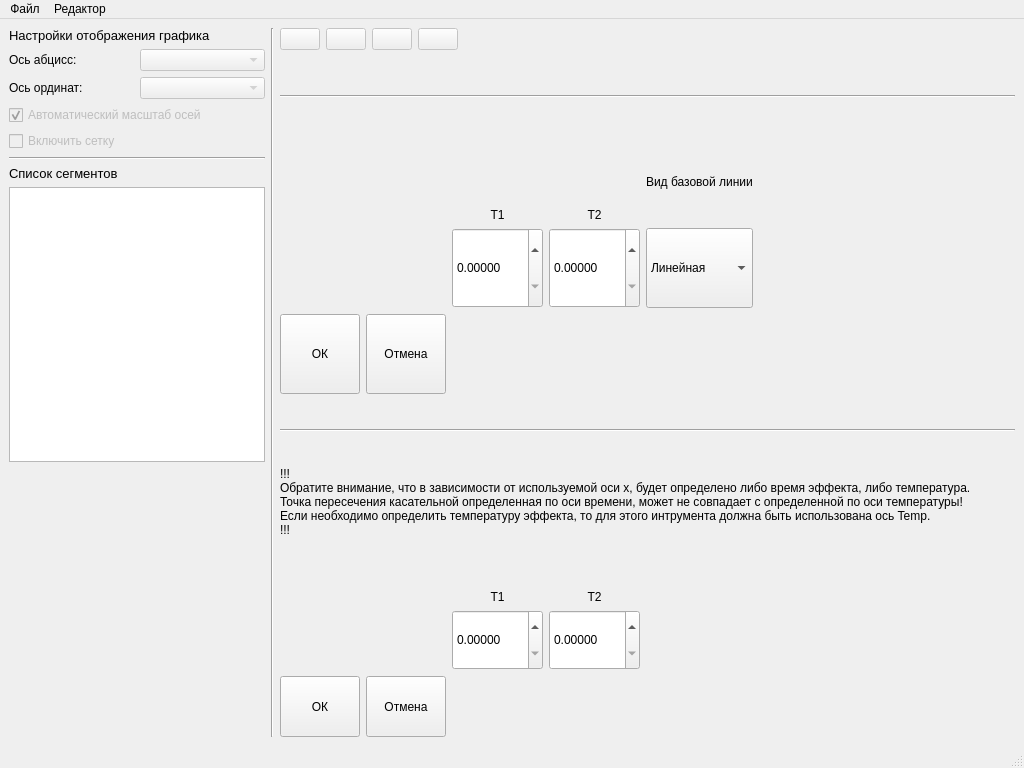
<?xml version="1.0" encoding="UTF-8"?>
<ui version="4.0">
 <class>MainWindow</class>
 <widget class="QMainWindow" name="MainWindow">
  <property name="geometry">
   <rect>
    <x>0</x>
    <y>0</y>
    <width>1024</width>
    <height>768</height>
   </rect>
  </property>
  <property name="windowTitle">
   <string>Fusion Analysis</string>
  </property>
  <widget class="QWidget" name="centralwidget">
   <layout class="QGridLayout" name="gridLayout_2" columnstretch="0,0,0">
    <item row="0" column="2">
     <layout class="QGridLayout" name="rightpanel" rowstretch="0,0,0,0,0,1">
      <item row="2" column="0">
       <layout class="QGridLayout" name="peaktoolLayout">
        <property name="sizeConstraint">
         <enum>QLayout::SetMinimumSize</enum>
        </property>
        <item row="4" column="1">
         <widget class="QPushButton" name="btn_peaktool_ok">
          <property name="sizePolicy">
           <sizepolicy hsizetype="Preferred" vsizetype="Preferred">
            <horstretch>0</horstretch>
            <verstretch>0</verstretch>
           </sizepolicy>
          </property>
          <property name="text">
           <string>ОК</string>
          </property>
         </widget>
        </item>
        <item row="3" column="6">
         <spacer name="horizontalSpacer_2">
          <property name="orientation">
           <enum>Qt::Horizontal</enum>
          </property>
          <property name="sizeHint" stdset="0">
           <size>
            <width>40</width>
            <height>20</height>
           </size>
          </property>
         </spacer>
        </item>
        <item row="4" column="2">
         <widget class="QPushButton" name="btn_peaktool_cancel">
          <property name="sizePolicy">
           <sizepolicy hsizetype="Preferred" vsizetype="Preferred">
            <horstretch>0</horstretch>
            <verstretch>0</verstretch>
           </sizepolicy>
          </property>
          <property name="text">
           <string>Отмена</string>
          </property>
         </widget>
        </item>
        <item row="1" column="4">
         <widget class="QLabel" name="label_T2">
          <property name="text">
           <string>T2</string>
          </property>
          <property name="alignment">
           <set>Qt::AlignBottom|Qt::AlignHCenter</set>
          </property>
         </widget>
        </item>
        <item row="3" column="3">
         <widget class="MySpinBox" name="spinbox_T1">
          <property name="sizePolicy">
           <sizepolicy hsizetype="Preferred" vsizetype="Preferred">
            <horstretch>0</horstretch>
            <verstretch>0</verstretch>
           </sizepolicy>
          </property>
          <property name="decimals">
           <number>5</number>
          </property>
          <property name="maximum">
           <double>2000.000000000000000</double>
          </property>
          <property name="singleStep">
           <double>0.100000000000000</double>
          </property>
         </widget>
        </item>
        <item row="1" column="3">
         <widget class="QLabel" name="label_T1">
          <property name="sizePolicy">
           <sizepolicy hsizetype="Preferred" vsizetype="Preferred">
            <horstretch>0</horstretch>
            <verstretch>0</verstretch>
           </sizepolicy>
          </property>
          <property name="text">
           <string>T1</string>
          </property>
          <property name="alignment">
           <set>Qt::AlignBottom|Qt::AlignHCenter</set>
          </property>
         </widget>
        </item>
        <item row="0" column="1" colspan="6">
         <widget class="Line" name="line">
          <property name="sizePolicy">
           <sizepolicy hsizetype="Preferred" vsizetype="Preferred">
            <horstretch>0</horstretch>
            <verstretch>0</verstretch>
           </sizepolicy>
          </property>
          <property name="orientation">
           <enum>Qt::Horizontal</enum>
          </property>
         </widget>
        </item>
        <item row="3" column="4">
         <widget class="MySpinBox" name="spinbox_T2">
          <property name="sizePolicy">
           <sizepolicy hsizetype="Preferred" vsizetype="Preferred">
            <horstretch>0</horstretch>
            <verstretch>0</verstretch>
           </sizepolicy>
          </property>
          <property name="decimals">
           <number>5</number>
          </property>
          <property name="maximum">
           <double>2000.000000000000000</double>
          </property>
          <property name="singleStep">
           <double>0.100000000000000</double>
          </property>
         </widget>
        </item>
        <item row="1" column="5">
         <widget class="QLabel" name="label_2">
          <property name="text">
           <string>Вид базовой линии</string>
          </property>
         </widget>
        </item>
        <item row="3" column="5">
         <widget class="QComboBox" name="combobox_baselinetype">
          <property name="sizePolicy">
           <sizepolicy hsizetype="Preferred" vsizetype="Preferred">
            <horstretch>0</horstretch>
            <verstretch>0</verstretch>
           </sizepolicy>
          </property>
          <item>
           <property name="text">
            <string>Линейная</string>
           </property>
          </item>
          <item>
           <property name="text">
            <string>Безье</string>
           </property>
          </item>
         </widget>
        </item>
       </layout>
      </item>
      <item row="5" column="0">
       <layout class="QVBoxLayout" name="plotLayout"/>
      </item>
      <item row="0" column="0">
       <layout class="QHBoxLayout" name="toolbar" stretch="0,0,0,0,0">
        <property name="spacing">
         <number>6</number>
        </property>
        <property name="sizeConstraint">
         <enum>QLayout::SetMinimumSize</enum>
        </property>
        <property name="bottomMargin">
         <number>0</number>
        </property>
        <item>
         <widget class="QPushButton" name="btn_shiftsegment">
          <property name="enabled">
           <bool>false</bool>
          </property>
          <property name="toolTip">
           <string>Перемещение сегмента по оси y.</string>
          </property>
          <property name="icon">
           <iconset>
            <normaloff>assets/shift.png</normaloff>assets/shift.png</iconset>
          </property>
          <property name="iconSize">
           <size>
            <width>32</width>
            <height>32</height>
           </size>
          </property>
         </widget>
        </item>
        <item>
         <widget class="QPushButton" name="btn_peaktool">
          <property name="enabled">
           <bool>false</bool>
          </property>
          <property name="toolTip">
           <string>Выделение пика.</string>
          </property>
          <property name="text">
           <string/>
          </property>
          <property name="icon">
           <iconset>
            <normaloff>assets/peak.png</normaloff>assets/peak.png</iconset>
          </property>
          <property name="iconSize">
           <size>
            <width>32</width>
            <height>32</height>
           </size>
          </property>
          <property name="flat">
           <bool>false</bool>
          </property>
         </widget>
        </item>
        <item>
         <widget class="QPushButton" name="btn_onsettool">
          <property name="enabled">
           <bool>false</bool>
          </property>
          <property name="toolTip">
           <string>Найти начало пика.</string>
          </property>
          <property name="text">
           <string/>
          </property>
          <property name="icon">
           <iconset>
            <normaloff>assets/onset.png</normaloff>assets/onset.png</iconset>
          </property>
          <property name="iconSize">
           <size>
            <width>32</width>
            <height>32</height>
           </size>
          </property>
         </widget>
        </item>
        <item>
         <widget class="QPushButton" name="btn_endtool">
          <property name="enabled">
           <bool>false</bool>
          </property>
          <property name="toolTip">
           <string>Найти конец пика.</string>
          </property>
          <property name="text">
           <string/>
          </property>
          <property name="icon">
           <iconset>
            <normaloff>assets/end.png</normaloff>assets/end.png</iconset>
          </property>
          <property name="iconSize">
           <size>
            <width>32</width>
            <height>32</height>
           </size>
          </property>
         </widget>
        </item>
        <item>
         <spacer name="horizontalSpacer">
          <property name="orientation">
           <enum>Qt::Horizontal</enum>
          </property>
          <property name="sizeHint" stdset="0">
           <size>
            <width>40</width>
            <height>20</height>
           </size>
          </property>
         </spacer>
        </item>
       </layout>
      </item>
      <item row="4" column="0">
       <layout class="QGridLayout" name="onsettoolLayout">
        <property name="sizeConstraint">
         <enum>QLayout::SetMinimumSize</enum>
        </property>
        <item row="3" column="2">
         <widget class="MySpinBox" name="spinbox_onsettool_T1">
          <property name="sizePolicy">
           <sizepolicy hsizetype="Preferred" vsizetype="Preferred">
            <horstretch>0</horstretch>
            <verstretch>0</verstretch>
           </sizepolicy>
          </property>
          <property name="decimals">
           <number>5</number>
          </property>
          <property name="maximum">
           <double>2000.000000000000000</double>
          </property>
          <property name="singleStep">
           <double>0.100000000000000</double>
          </property>
         </widget>
        </item>
        <item row="4" column="4">
         <spacer name="horizontalSpacer_3">
          <property name="orientation">
           <enum>Qt::Horizontal</enum>
          </property>
          <property name="sizeHint" stdset="0">
           <size>
            <width>40</width>
            <height>20</height>
           </size>
          </property>
         </spacer>
        </item>
        <item row="2" column="2">
         <widget class="QLabel" name="label_3">
          <property name="text">
           <string>T1</string>
          </property>
          <property name="alignment">
           <set>Qt::AlignBottom|Qt::AlignHCenter</set>
          </property>
         </widget>
        </item>
        <item row="3" column="3">
         <widget class="MySpinBox" name="spinbox_onsettool_T2">
          <property name="sizePolicy">
           <sizepolicy hsizetype="Preferred" vsizetype="Preferred">
            <horstretch>0</horstretch>
            <verstretch>0</verstretch>
           </sizepolicy>
          </property>
          <property name="decimals">
           <number>5</number>
          </property>
          <property name="maximum">
           <double>2000.000000000000000</double>
          </property>
          <property name="singleStep">
           <double>0.100000000000000</double>
          </property>
         </widget>
        </item>
        <item row="4" column="1">
         <widget class="QPushButton" name="btn_onsettool_cancel">
          <property name="sizePolicy">
           <sizepolicy hsizetype="Preferred" vsizetype="Preferred">
            <horstretch>0</horstretch>
            <verstretch>0</verstretch>
           </sizepolicy>
          </property>
          <property name="text">
           <string>Отмена</string>
          </property>
         </widget>
        </item>
        <item row="0" column="0" colspan="5">
         <widget class="Line" name="line_4">
          <property name="sizePolicy">
           <sizepolicy hsizetype="Preferred" vsizetype="Preferred">
            <horstretch>0</horstretch>
            <verstretch>0</verstretch>
           </sizepolicy>
          </property>
          <property name="orientation">
           <enum>Qt::Horizontal</enum>
          </property>
         </widget>
        </item>
        <item row="2" column="3">
         <widget class="QLabel" name="label_5">
          <property name="text">
           <string>T2</string>
          </property>
          <property name="alignment">
           <set>Qt::AlignBottom|Qt::AlignHCenter</set>
          </property>
         </widget>
        </item>
        <item row="4" column="0">
         <widget class="QPushButton" name="btn_onsettool_ok">
          <property name="sizePolicy">
           <sizepolicy hsizetype="Preferred" vsizetype="Preferred">
            <horstretch>0</horstretch>
            <verstretch>0</verstretch>
           </sizepolicy>
          </property>
          <property name="text">
           <string>ОК</string>
          </property>
         </widget>
        </item>
        <item row="1" column="0" colspan="5">
         <widget class="QLabel" name="label_6">
          <property name="text">
           <string>!!!
Обратите внимание, что в зависимости от используемой оси x, будет определено либо время эффекта, либо температура.
Точка пересечения касательной определенная по оси времени, может не совпадает с определенной по оси температуры!
Если необходимо определить температуру эффекта, то для этого интрумента должна быть использована ось Temp.
!!!</string>
          </property>
          <property name="wordWrap">
           <bool>false</bool>
          </property>
         </widget>
        </item>
       </layout>
      </item>
     </layout>
    </item>
    <item row="0" column="0">
     <layout class="QGridLayout" name="leftpanel">
      <item row="8" column="0" colspan="2">
       <widget class="QListWidget" name="list_segments"/>
      </item>
      <item row="1" column="1">
       <widget class="QComboBox" name="combobox_xaxis">
        <property name="enabled">
         <bool>false</bool>
        </property>
       </widget>
      </item>
      <item row="1" column="0">
       <widget class="QLabel" name="label_xaxis">
        <property name="text">
         <string>Ось абцисс:</string>
        </property>
       </widget>
      </item>
      <item row="0" column="0" colspan="2">
       <widget class="QLabel" name="label_4">
        <property name="font">
         <font>
          <pointsize>10</pointsize>
         </font>
        </property>
        <property name="text">
         <string>Настройки отображения графика</string>
        </property>
       </widget>
      </item>
      <item row="2" column="0">
       <widget class="QLabel" name="label_yaxis">
        <property name="text">
         <string>Ось ординат:</string>
        </property>
       </widget>
      </item>
      <item row="4" column="0" colspan="2">
       <widget class="QCheckBox" name="checkbox_grid">
        <property name="enabled">
         <bool>false</bool>
        </property>
        <property name="text">
         <string>Включить сетку</string>
        </property>
       </widget>
      </item>
      <item row="2" column="1">
       <widget class="QComboBox" name="combobox_yaxis">
        <property name="enabled">
         <bool>false</bool>
        </property>
       </widget>
      </item>
      <item row="7" column="0">
       <widget class="QLabel" name="label">
        <property name="font">
         <font>
          <pointsize>10</pointsize>
         </font>
        </property>
        <property name="text">
         <string>Список сегментов</string>
        </property>
       </widget>
      </item>
      <item row="9" column="0">
       <spacer name="verticalSpacer">
        <property name="orientation">
         <enum>Qt::Vertical</enum>
        </property>
        <property name="sizeHint" stdset="0">
         <size>
          <width>20</width>
          <height>40</height>
         </size>
        </property>
       </spacer>
      </item>
      <item row="6" column="0" colspan="2">
       <widget class="Line" name="line_3">
        <property name="orientation">
         <enum>Qt::Horizontal</enum>
        </property>
       </widget>
      </item>
      <item row="3" column="0" colspan="2">
       <widget class="QCheckBox" name="checkbox_autoscale">
        <property name="enabled">
         <bool>false</bool>
        </property>
        <property name="text">
         <string>Автоматический масштаб осей</string>
        </property>
        <property name="checked">
         <bool>true</bool>
        </property>
       </widget>
      </item>
     </layout>
    </item>
    <item row="0" column="1">
     <widget class="Line" name="line_2">
      <property name="orientation">
       <enum>Qt::Vertical</enum>
      </property>
     </widget>
    </item>
   </layout>
  </widget>
  <widget class="QMenuBar" name="menubar">
   <property name="geometry">
    <rect>
     <x>0</x>
     <y>0</y>
     <width>1024</width>
     <height>22</height>
    </rect>
   </property>
   <widget class="QMenu" name="menu_file">
    <property name="title">
     <string>Файл</string>
    </property>
    <addaction name="action_open"/>
    <addaction name="action_close"/>
   </widget>
   <widget class="QMenu" name="menu_editor">
    <property name="title">
     <string>Редактор</string>
    </property>
    <addaction name="action_config"/>
   </widget>
   <addaction name="menu_file"/>
   <addaction name="menu_editor"/>
  </widget>
  <widget class="QStatusBar" name="statusbar"/>
  <action name="action_open">
   <property name="text">
    <string>Открыть</string>
   </property>
  </action>
  <action name="action_close">
   <property name="enabled">
    <bool>false</bool>
   </property>
   <property name="text">
    <string>Закрыть</string>
   </property>
  </action>
  <action name="action_config">
   <property name="text">
    <string>Настройки</string>
   </property>
  </action>
 </widget>
 <customwidgets>
  <customwidget>
   <class>MySpinBox</class>
   <extends>QDoubleSpinBox</extends>
   <header>CustomWidgets</header>
  </customwidget>
 </customwidgets>
 <resources/>
 <connections/>
</ui>
